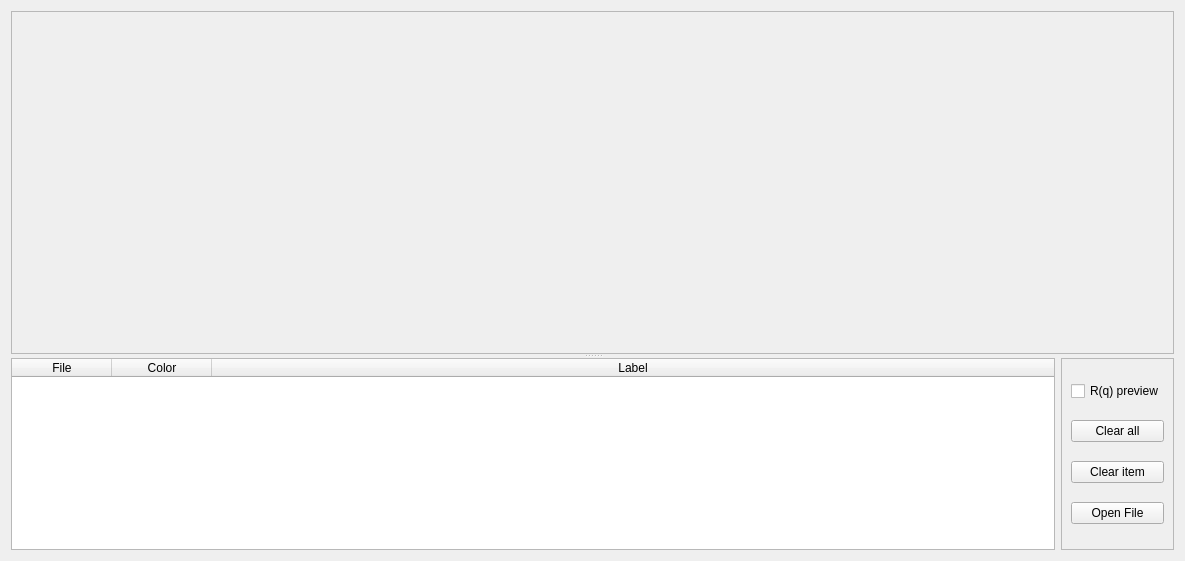
<?xml version="1.0" encoding="UTF-8"?>
<ui version="4.0">
 <class>Form</class>
 <widget class="QWidget" name="Form">
  <property name="geometry">
   <rect>
    <x>0</x>
    <y>0</y>
    <width>1185</width>
    <height>561</height>
   </rect>
  </property>
  <property name="windowTitle">
   <string>Form</string>
  </property>
  <layout class="QVBoxLayout" name="verticalLayout">
   <item>
    <widget class="QSplitter" name="splitter">
     <property name="orientation">
      <enum>Qt::Vertical</enum>
     </property>
     <widget class="QFrame" name="frame_7">
      <property name="sizePolicy">
       <sizepolicy hsizetype="Preferred" vsizetype="Preferred">
        <horstretch>0</horstretch>
        <verstretch>2</verstretch>
       </sizepolicy>
      </property>
      <property name="frameShape">
       <enum>QFrame::StyledPanel</enum>
      </property>
      <property name="frameShadow">
       <enum>QFrame::Sunken</enum>
      </property>
      <layout class="QVBoxLayout" name="verticalLayout_6">
       <item>
        <widget class="MPLWidget" name="comparePlot" native="true"/>
       </item>
      </layout>
     </widget>
     <widget class="QWidget" name="widget_6" native="true">
      <property name="sizePolicy">
       <sizepolicy hsizetype="Preferred" vsizetype="Preferred">
        <horstretch>0</horstretch>
        <verstretch>0</verstretch>
       </sizepolicy>
      </property>
      <layout class="QHBoxLayout" name="horizontalLayout_15">
       <item>
        <widget class="QTableWidget" name="compareList">
         <property name="minimumSize">
          <size>
           <width>250</width>
           <height>0</height>
          </size>
         </property>
         <property name="selectionMode">
          <enum>QAbstractItemView::NoSelection</enum>
         </property>
         <property name="selectionBehavior">
          <enum>QAbstractItemView::SelectItems</enum>
         </property>
         <attribute name="horizontalHeaderCascadingSectionResizes">
          <bool>false</bool>
         </attribute>
         <attribute name="horizontalHeaderDefaultSectionSize">
          <number>100</number>
         </attribute>
         <attribute name="horizontalHeaderMinimumSectionSize">
          <number>100</number>
         </attribute>
         <attribute name="horizontalHeaderStretchLastSection">
          <bool>true</bool>
         </attribute>
         <attribute name="verticalHeaderDefaultSectionSize">
          <number>100</number>
         </attribute>
         <attribute name="verticalHeaderMinimumSectionSize">
          <number>50</number>
         </attribute>
         <column>
          <property name="text">
           <string>File</string>
          </property>
         </column>
         <column>
          <property name="text">
           <string>Color</string>
          </property>
         </column>
         <column>
          <property name="text">
           <string>Label</string>
          </property>
         </column>
        </widget>
       </item>
       <item>
        <widget class="QFrame" name="frame_8">
         <property name="frameShape">
          <enum>QFrame::StyledPanel</enum>
         </property>
         <property name="frameShadow">
          <enum>QFrame::Raised</enum>
         </property>
         <layout class="QVBoxLayout" name="verticalLayout_10">
          <item>
           <widget class="QCheckBox" name="refl_preview_checkbox">
            <property name="text">
             <string>R(q) preview</string>
            </property>
            <property name="checked">
             <bool>false</bool>
            </property>
           </widget>
          </item>
          <item>
           <widget class="QPushButton" name="pushButton">
            <property name="toolTip">
             <string>Clear all items</string>
            </property>
            <property name="text">
             <string>Clear all</string>
            </property>
           </widget>
          </item>
          <item>
           <widget class="QPushButton" name="clear_item_button">
            <property name="toolTip">
             <string>Clear the selected item</string>
            </property>
            <property name="text">
             <string>Clear item</string>
            </property>
           </widget>
          </item>
          <item>
           <widget class="QPushButton" name="pushButton_2">
            <property name="toolTip">
             <string>Open a new file to plot</string>
            </property>
            <property name="text">
             <string>Open File</string>
            </property>
           </widget>
          </item>
         </layout>
        </widget>
       </item>
      </layout>
     </widget>
    </widget>
   </item>
  </layout>
 </widget>
 <customwidgets>
  <customwidget>
   <class>MPLWidget</class>
   <extends>QWidget</extends>
   <header>reflectivity_ui/ui/mplwidget.h</header>
   <container>1</container>
  </customwidget>
 </customwidgets>
 <tabstops>
  <tabstop>compareList</tabstop>
  <tabstop>pushButton_2</tabstop>
  <tabstop>pushButton</tabstop>
 </tabstops>
 <resources/>
 <connections>
  <connection>
   <sender>pushButton_2</sender>
   <signal>pressed()</signal>
   <receiver>Form</receiver>
   <slot>open_file()</slot>
   <hints>
    <hint type="sourcelabel">
     <x>807</x>
     <y>645</y>
    </hint>
    <hint type="destinationlabel">
     <x>851</x>
     <y>638</y>
    </hint>
   </hints>
  </connection>
  <connection>
   <sender>pushButton</sender>
   <signal>pressed()</signal>
   <receiver>Form</receiver>
   <slot>clear_plot()</slot>
   <hints>
    <hint type="sourcelabel">
     <x>812</x>
     <y>578</y>
    </hint>
    <hint type="destinationlabel">
     <x>849</x>
     <y>575</y>
    </hint>
   </hints>
  </connection>
  <connection>
   <sender>compareList</sender>
   <signal>itemChanged(QTableWidgetItem*)</signal>
   <receiver>Form</receiver>
   <slot>draw()</slot>
   <hints>
    <hint type="sourcelabel">
     <x>295</x>
     <y>601</y>
    </hint>
    <hint type="destinationlabel">
     <x>673</x>
     <y>717</y>
    </hint>
   </hints>
  </connection>
  <connection>
   <sender>compareList</sender>
   <signal>cellDoubleClicked(int,int)</signal>
   <receiver>Form</receiver>
   <slot>edit_cell(int,int)</slot>
   <hints>
    <hint type="sourcelabel">
     <x>141</x>
     <y>661</y>
    </hint>
    <hint type="destinationlabel">
     <x>163</x>
     <y>716</y>
    </hint>
   </hints>
  </connection>
  <connection>
   <sender>refl_preview_checkbox</sender>
   <signal>toggled(bool)</signal>
   <receiver>Form</receiver>
   <slot>refl_preview(bool)</slot>
   <hints>
    <hint type="sourcelabel">
     <x>1067</x>
     <y>523</y>
    </hint>
    <hint type="destinationlabel">
     <x>573</x>
     <y>350</y>
    </hint>
   </hints>
  </connection>
  <connection>
   <sender>clear_item_button</sender>
   <signal>pressed()</signal>
   <receiver>Form</receiver>
   <slot>clear_item()</slot>
   <hints>
    <hint type="sourcelabel">
     <x>1064</x>
     <y>606</y>
    </hint>
    <hint type="destinationlabel">
     <x>573</x>
     <y>350</y>
    </hint>
   </hints>
  </connection>
 </connections>
 <slots>
  <slot>open_file()</slot>
  <slot>clear_plot()</slot>
  <slot>draw()</slot>
  <slot>edit_cell(int,int)</slot>
  <slot>refl_preview(bool)</slot>
  <slot>clear_item()</slot>
 </slots>
</ui>
